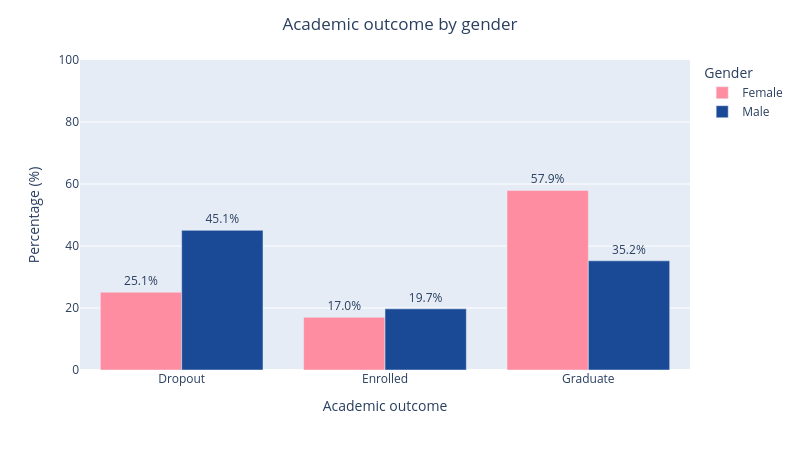

Write notebook code for a chart like this one.
### Markdown cell above
Having looked at the overall gender split, the next step is to break gender down by academic outcome (`Target`) — in particular, which group has the higher dropout rate.

### Code cell
df_plot = ( data_viz_pd .groupby(['Gender', 'Target']) .size() .rename('count') .reset_index() )
df_plot['Percentage (%)'] = ( df_plot .groupby('Gender')['count'] .transform(lambda x: x / x.sum() * 100) )
fig = px.bar(
    df_plot,
    x='Target',
    y='Percentage (%)',
    color='Gender',
    barmode='group',
    text=df_plot['Percentage (%)'].round(1).astype(str) + '%',
    color_discrete_map={
        'Male': '#1A4A96',    # blue
        'Female': '#FF8DA1'  # pink
    }
)

fig.update_traces(
    textposition='outside'
)

fig.update_layout(
    title={
        'text': 'Academic outcome by gender',
        'x': 0.5
    },
    yaxis_title='Percentage (%)',
    xaxis_title='Academic outcome',
    yaxis=dict(
        range=[0, 100]
    ),
    height=450,
    width=800,
    uniformtext_minsize=12,
    uniformtext_mode='hide'
)

save_fig(fig, '09_outcome_by_gender')

print((pd.crosstab(data_viz_pd['Gender'], data_viz_pd['Target'],
                   normalize='index') * 100).round(1).to_string())

### Figure 1 — Plotly figure (JSON) as saved in the notebook; plotly's stock layout.template omitted (floating-point values rounded to 4 significant figures)
{"data": [{"alignmentgroup": "True", "hovertemplate": "Gender=Female<br>Target=%{x}<br>Percentage (%)=%{y}<br>text=%{text}<extra></extra>", "legendgroup": "Female", "marker": {"color": "#FF8DA1", "pattern": {"shape": ""}}, "name": "Female", "offsetgroup": "Female", "orientation": "v", "showlegend": true, "text": ["25.1%", "17.0%", "57.9%"], "textposition": "outside", "type": "bar", "x": ["Dropout", "Enrolled", "Graduate"], "xaxis": "x", "y": [25.1, 16.98, 57.91], "yaxis": "y"}, {"alignmentgroup": "True", "hovertemplate": "Gender=Male<br>Target=%{x}<br>Percentage (%)=%{y}<br>text=%{text}<extra></extra>", "legendgroup": "Male", "marker": {"color": "#1A4A96", "pattern": {"shape": ""}}, "name": "Male", "offsetgroup": "Male", "orientation": "v", "showlegend": true, "text": ["45.1%", "19.7%", "35.2%"], "textposition": "outside", "type": "bar", "x": ["Dropout", "Enrolled", "Graduate"], "xaxis": "x", "y": [45.05, 19.73, 35.22], "yaxis": "y"}], "layout": {"barmode": "group", "height": 450, "legend": {"title": {"text": "Gender"}, "tracegroupgap": 0}, "margin": {"t": 60}, "title": {"text": "Academic outcome by gender", "x": 0.5}, "uniformtext": {"minsize": 12, "mode": "hide"}, "width": 800, "xaxis": {"anchor": "y", "domain": [0, 1], "title": {"text": "Academic outcome"}}, "yaxis": {"anchor": "x", "domain": [0, 1], "range": [0, 100], "title": {"text": "Percentage (%)"}}}}
